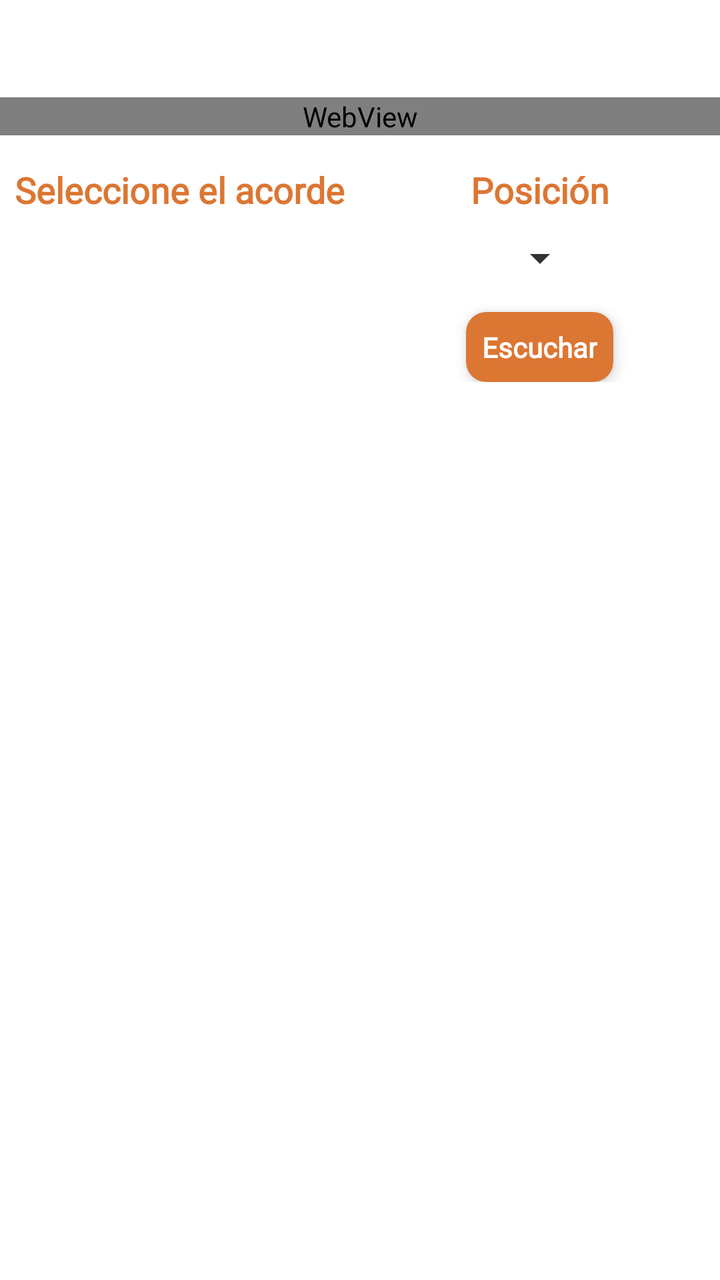
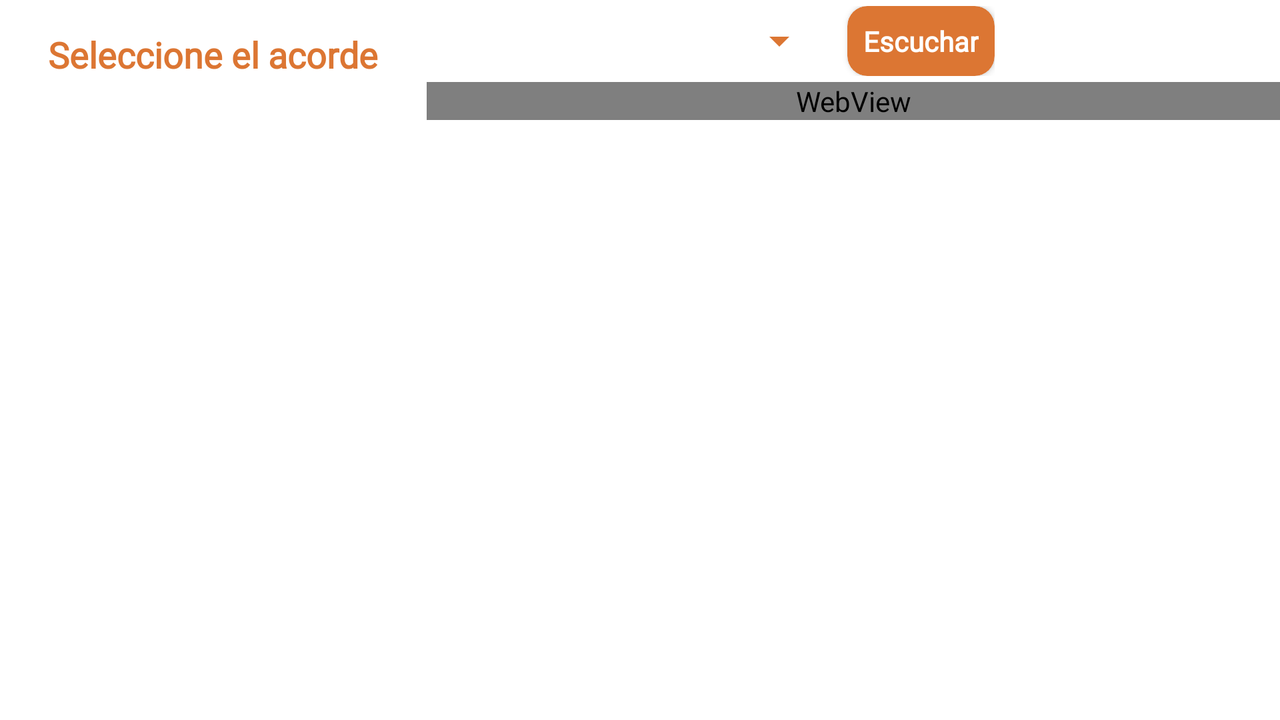

An Android layout and its configuration variant, each rendered on a device that would load it. The default file and the variant file are quoted in full after the pictures.
<!-- AndroidManifest.xml: application theme AppTheme -->
<!-- res/layout/fragment_contenedor_acordes.xml -->
<?xml version="1.0" encoding="utf-8"?>
<LinearLayout xmlns:android="http://schemas.android.com/apk/res/android"
    xmlns:app="http://schemas.android.com/apk/res-auto"
    xmlns:tools="http://schemas.android.com/tools"
    android:layout_width="match_parent"
    android:layout_height="match_parent"
    tools:context=".views.acordes.AcordesFragment"
    android:orientation="vertical"
    android:background="@color/colorFondo">

    <TextView
        android:id="@+id/tvacorde"
        android:layout_width="wrap_content"
        android:layout_height="wrap_content"
        android:text=""
        android:textSize="25dp"
        android:textStyle="bold"
        android:textColor="@color/colorTitulo"
        android:fontFamily="@font/fuente"
        android:layout_gravity="center_horizontal"
        android:layout_marginTop="5dp"/>

    <WebView
        android:layout_width="match_parent"
        android:layout_height="wrap_content"
        android:id="@+id/webview"
        android:layout_below="@+id/posiciones_spinner"
        android:layout_marginTop="10dp"/>


    <LinearLayout
        android:layout_width="match_parent"
        android:layout_height="wrap_content"
        android:orientation="horizontal">

        <LinearLayout
            android:layout_width="match_parent"
            android:layout_height="wrap_content"
            android:orientation="vertical"
            android:layout_weight="1">

            <TextView
                android:layout_width="wrap_content"
                android:layout_height="wrap_content"
                android:text="@string/seleccionacorde"
                android:textSize="18dp"
                android:textStyle="bold"
                android:textColor="@color/colorTitulo"
                android:fontFamily="@font/fuente"
                android:layout_gravity="center_horizontal"
                android:layout_marginTop="15dp"/>
            <androidx.recyclerview.widget.RecyclerView
                android:id="@+id/recyclerview"
                android:layout_width="match_parent"
                android:layout_height="wrap_content"
                android:layout_below="@+id/webview"
                android:scrollbars="horizontal"
                android:layout_weight="1"/>

        </LinearLayout>


            <LinearLayout
                android:layout_width="match_parent"
                android:layout_height="wrap_content"
                android:orientation="vertical"
                android:layout_weight="1">
                <TextView
                    android:layout_width="wrap_content"
                    android:layout_height="wrap_content"
                    android:text="@string/posicion"
                    android:textSize="18dp"
                    android:textStyle="bold"
                    android:textColor="@color/colorTitulo"
                    android:fontFamily="@font/fuente"
                    android:layout_gravity="center_horizontal"
                    android:layout_marginTop="15dp"/>

                <Spinner
                    android:id="@+id/posiciones_spinner"
                    android:layout_width="wrap_content"
                    android:layout_height="wrap_content"
                    android:layout_marginTop="10dp"
                    android:layout_gravity="center_horizontal"
                    android:layout_weight="1"
                    app:backgroundTint="@color/colorTexto"
                    android:foregroundTint="@color/colorTexto"/>

                <androidx.cardview.widget.CardView
                    android:layout_width="wrap_content"
                    android:layout_height="wrap_content"
                    android:id="@+id/btnescuchar"
                    android:layout_gravity="center_horizontal"
                    android:layout_marginTop="15dp"
                    app:cardCornerRadius="10dp"
                    app:cardBackgroundColor="@color/colorPrimary"
                    app:contentPadding="8dp"
                    app:cardElevation="4dp"
                    android:foreground="?android:attr/selectableItemBackground">
                    <TextView
                        android:layout_width="wrap_content"
                        android:layout_height="wrap_content"
                        android:text="@string/escuchar"
                        android:textColor="#fff"
                        android:fontFamily="@font/fuente"
                        android:textStyle="bold"/>
                </androidx.cardview.widget.CardView>
            </LinearLayout>



    </LinearLayout>





</LinearLayout>
<!-- resources referenced by this layout -->
<resources>
  <color name="colorFondo">#ffffff</color>
  <color name="colorPrimary">#DC7633</color>
  <color name="colorTexto">#333</color>
  <color name="colorTitulo">#DC7633</color>
  <string name="escuchar">Escuchar</string>
  <string name="posicion">Posición</string>
  <string name="seleccionacorde">Seleccione el acorde</string>
  <style name="AppTheme" parent="Theme.AppCompat.Light.DarkActionBar">
          
          <item name="colorPrimary">@color/colorPrimary</item>
          <item name="colorPrimaryDark">@color/colorPrimaryDark</item>
          <item name="colorAccent">@color/colorAccent</item>
          <item name="android:colorBackground">@color/colorFondo</item>
      </style>
  <color name="colorPrimaryDark">#AF601A</color>
  <color name="colorAccent">#D35400</color>
</resources>
<!-- res/layout-land/fragment_contenedor_acordes.xml (the repository's variant of the layout above) -->
<!-- drawn on the phone turned sideways -->
<?xml version="1.0" encoding="utf-8"?>
<LinearLayout xmlns:android="http://schemas.android.com/apk/res/android"
    xmlns:app="http://schemas.android.com/apk/res-auto"
    xmlns:tools="http://schemas.android.com/tools"
    android:layout_width="match_parent"
    android:layout_height="match_parent"
    android:orientation="vertical"
    tools:context=".views.acordes.AcordesFragment"
    android:background="@color/colorFondo">

    <LinearLayout
        android:layout_width="match_parent"
        android:layout_height="match_parent"
        android:orientation="horizontal">

        <LinearLayout
            android:layout_width="match_parent"
            android:layout_height="wrap_content"
            android:layout_weight="2"
            android:orientation="vertical">

            <TextView
                android:layout_width="wrap_content"
                android:layout_height="wrap_content"
                android:layout_gravity="center_horizontal"
                android:layout_marginTop="15dp"
                android:text="@string/seleccionacorde"
                android:textColor="@color/colorTitulo"
                android:fontFamily="@font/fuente"
                android:textSize="18dp"
                android:textStyle="bold" />

            <androidx.recyclerview.widget.RecyclerView
                android:id="@+id/recyclerview"
                android:layout_width="match_parent"
                android:layout_height="wrap_content"
                android:layout_below="@+id/webview"
                android:layout_weight="1"
                android:scrollbars="horizontal" />


        </LinearLayout>

        <LinearLayout
            android:layout_width="match_parent"
            android:layout_height="match_parent"
            android:layout_weight="1"
            android:orientation="vertical">

            <LinearLayout
                android:layout_width="wrap_content"
                android:layout_height="wrap_content"
                android:orientation="horizontal"
                android:layout_gravity="center_horizontal"
                android:layout_marginTop="3dp">
                <TextView
                    android:id="@+id/tvacorde"
                    android:layout_width="wrap_content"
                    android:layout_height="wrap_content"
                    android:layout_gravity="center_vertical"
                    android:text=""
                    android:textColor="@color/colorTitulo"
                    android:fontFamily="@font/fuente"
                    android:textSize="25dp"
                    android:textStyle="bold" />
                <Spinner
                    android:id="@+id/posiciones_spinner"
                    android:layout_width="match_parent"
                    android:layout_height="wrap_content"
                    android:layout_gravity="center_vertical"
                    android:layout_weight="1"
                    android:layout_marginLeft="10dp"
                    app:backgroundTint="@color/colorTitulo"/>

                <androidx.cardview.widget.CardView
                    android:layout_width="wrap_content"
                    android:layout_height="wrap_content"
                    android:id="@+id/btnescuchar"
                    android:layout_gravity="center_vertical"
                    app:cardCornerRadius="10dp"
                    app:cardBackgroundColor="@color/colorPrimary"
                    app:contentPadding="8dp"
                    android:foreground="?android:attr/selectableItemBackground"
                    android:layout_marginLeft="10dp">
                    <TextView
                        android:layout_width="wrap_content"
                        android:layout_height="wrap_content"
                        android:text="@string/escuchar"
                        android:textColor="#fff"
                        android:fontFamily="@font/fuente"
                        android:textStyle="bold"/>
                </androidx.cardview.widget.CardView>

            </LinearLayout>


            <WebView
                android:id="@+id/webview"
                android:layout_width="match_parent"
                android:layout_height="wrap_content"
                android:layout_below="@+id/posiciones_spinner"
                android:layout_marginTop="3dp" />

        </LinearLayout>

    </LinearLayout>


</LinearLayout>
<!-- resources referenced by the variant -->
<!-- as the phone turned sideways resolves them -->
<resources>
  <color name="colorFondo">#ffffff</color>
  <color name="colorPrimary">#DC7633</color>
  <color name="colorTitulo">#DC7633</color>
  <string name="escuchar">Escuchar</string>
  <string name="seleccionacorde">Seleccione el acorde</string>
  <style name="AppTheme" parent="Theme.AppCompat.Light.DarkActionBar">
          
          <item name="colorPrimary">@color/colorPrimary</item>
          <item name="colorPrimaryDark">@color/colorPrimaryDark</item>
          <item name="colorAccent">@color/colorAccent</item>
          <item name="android:colorBackground">@color/colorFondo</item>
      </style>
  <color name="colorPrimaryDark">#AF601A</color>
  <color name="colorAccent">#D35400</color>
</resources>
